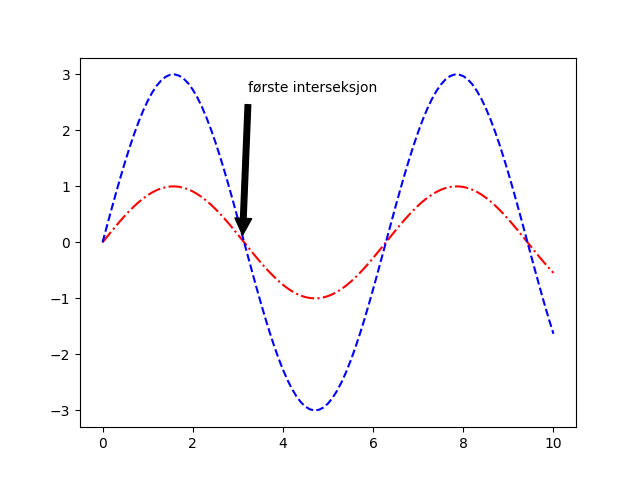

Recreate this plot in Python.
import matplotlib.pyplot as plt
from math import sin

# liste med x-verdier
xs = [n / 10 for n in range(101)]
# 2 ulike lister med y-verdier
ys_1 = [sin(x) for x in xs]
ys_2 = [3 * sin(x) for x in xs]

plt.plot(xs, ys_1, "-.r")
plt.plot(xs, ys_2, "--b")

# pil til første interseksjon                                       
plt.annotate('første interseksjon',                                               #  kilde: matplotlib sine eksempel på piler til punkt, med tekst https://matplotlib.org/stable/gallery/text_labels_and_annotations/annotation_demo.html?highlight=point%20arrows 09.11.21                                                      
            xy=(3.1, 0), xycoords='data',                                     #  estimerer punktet 
            xytext=(0.6, 0.9), textcoords='axes fraction',                           
            arrowprops=dict(facecolor='black', shrink=0.05),                               
            horizontalalignment='right', verticalalignment='bottom')        
# savefig lagrer filene
plt.savefig("uke_12_oppg_3.png")                       
# interaktivt vindu
plt.show()